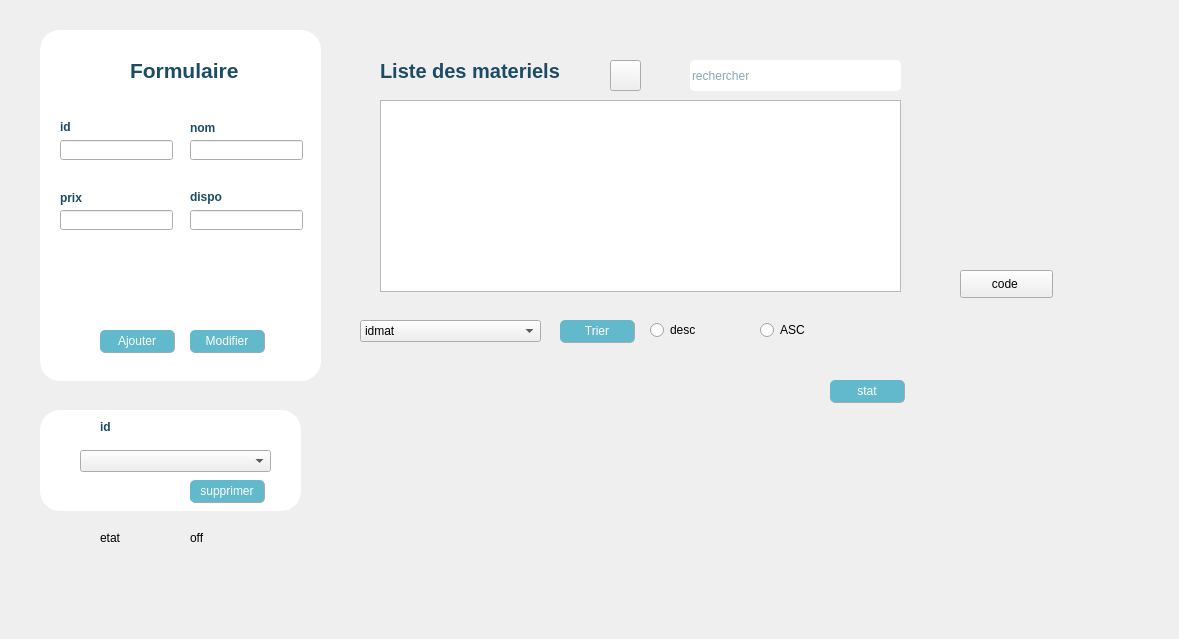
<?xml version="1.0" encoding="UTF-8"?>
<ui version="4.0">
 <class>materielm</class>
 <widget class="QDialog" name="materielm">
  <property name="geometry">
   <rect>
    <x>0</x>
    <y>0</y>
    <width>1179</width>
    <height>639</height>
   </rect>
  </property>
  <property name="windowTitle">
   <string>Dialog</string>
  </property>
  <widget class="QLabel" name="label_10">
   <property name="geometry">
    <rect>
     <x>100</x>
     <y>530</y>
     <width>56</width>
     <height>16</height>
    </rect>
   </property>
   <property name="text">
    <string>etat</string>
   </property>
  </widget>
  <widget class="QWidget" name="widget" native="true">
   <property name="geometry">
    <rect>
     <x>20</x>
     <y>10</y>
     <width>311</width>
     <height>381</height>
    </rect>
   </property>
   <property name="styleSheet">
    <string notr="true">QPushButton #pushButton{
	
	background-color: rgb(98, 185, 203);
	color: rgb(255, 255, 255);
	border-radius:5px;
}
QPushButton #pushButton:hover{
	
	background-color: rgb(98, 185, 203);
}
QPushButton #pushButtonp:pressed{
	padding-left:5px;
	padding-top:5px;
	background-color: rgb(98, 185, 203);
}</string>
   </property>
   <widget class="QLabel" name="label">
    <property name="geometry">
     <rect>
      <x>20</x>
      <y>20</y>
      <width>281</width>
      <height>351</height>
     </rect>
    </property>
    <property name="styleSheet">
     <string notr="true">background-color: rgb(255, 255, 255);
border-radius:20px;

</string>
    </property>
    <property name="text">
     <string/>
    </property>
   </widget>
   <widget class="QLabel" name="label_2">
    <property name="geometry">
     <rect>
      <x>110</x>
      <y>30</y>
      <width>171</width>
      <height>61</height>
     </rect>
    </property>
    <property name="font">
     <font>
      <family>MS Shell Dlg 2</family>
      <pointsize>16</pointsize>
      <weight>75</weight>
      <italic>false</italic>
      <bold>true</bold>
      <underline>false</underline>
      <strikeout>false</strikeout>
      <kerning>true</kerning>
     </font>
    </property>
    <property name="styleSheet">
     <string notr="true">
color: rgb(27, 75, 101);
</string>
    </property>
    <property name="text">
     <string>Formulaire</string>
    </property>
   </widget>
   <widget class="QLabel" name="label_3">
    <property name="geometry">
     <rect>
      <x>40</x>
      <y>110</y>
      <width>47</width>
      <height>14</height>
     </rect>
    </property>
    <property name="font">
     <font>
      <weight>75</weight>
      <bold>true</bold>
     </font>
    </property>
    <property name="styleSheet">
     <string notr="true">color: rgb(27, 75, 101);</string>
    </property>
    <property name="text">
     <string>id</string>
    </property>
   </widget>
   <widget class="QLabel" name="label_4">
    <property name="geometry">
     <rect>
      <x>170</x>
      <y>110</y>
      <width>71</width>
      <height>16</height>
     </rect>
    </property>
    <property name="font">
     <font>
      <weight>75</weight>
      <bold>true</bold>
     </font>
    </property>
    <property name="styleSheet">
     <string notr="true">color: rgb(27, 75, 101);</string>
    </property>
    <property name="text">
     <string>nom</string>
    </property>
   </widget>
   <widget class="QLabel" name="label_5">
    <property name="geometry">
     <rect>
      <x>40</x>
      <y>180</y>
      <width>51</width>
      <height>16</height>
     </rect>
    </property>
    <property name="font">
     <font>
      <weight>75</weight>
      <bold>true</bold>
     </font>
    </property>
    <property name="styleSheet">
     <string notr="true">color: rgb(27, 75, 101);</string>
    </property>
    <property name="text">
     <string>prix</string>
    </property>
   </widget>
   <widget class="QLabel" name="label_6">
    <property name="geometry">
     <rect>
      <x>170</x>
      <y>180</y>
      <width>47</width>
      <height>14</height>
     </rect>
    </property>
    <property name="font">
     <font>
      <weight>75</weight>
      <bold>true</bold>
     </font>
    </property>
    <property name="styleSheet">
     <string notr="true">color: rgb(27, 75, 101);</string>
    </property>
    <property name="text">
     <string>dispo</string>
    </property>
   </widget>
   <widget class="QLineEdit" name="idm">
    <property name="geometry">
     <rect>
      <x>40</x>
      <y>130</y>
      <width>113</width>
      <height>20</height>
     </rect>
    </property>
    <property name="styleSheet">
     <string notr="true"/>
    </property>
    <property name="text">
     <string/>
    </property>
   </widget>
   <widget class="QLineEdit" name="nomm">
    <property name="geometry">
     <rect>
      <x>170</x>
      <y>130</y>
      <width>113</width>
      <height>20</height>
     </rect>
    </property>
   </widget>
   <widget class="QLineEdit" name="dispom">
    <property name="geometry">
     <rect>
      <x>170</x>
      <y>200</y>
      <width>113</width>
      <height>20</height>
     </rect>
    </property>
   </widget>
   <widget class="QPushButton" name="pb_ajouterm">
    <property name="geometry">
     <rect>
      <x>80</x>
      <y>320</y>
      <width>75</width>
      <height>23</height>
     </rect>
    </property>
    <property name="styleSheet">
     <string notr="true">QPushButton{
	border-radius:5px;
   border-right:1px solid #aaaaaa;
	border-bottom:1px solid #aaaaaa;
}
QPushButton:enabled{
background-color: rgb(98, 185, 203);
	color: rgb(255, 255, 255);
}
QPushButton:pressed{
	background-color: rgb(190, 233, 231);
	color: rgb(255, 255, 255);
	border-radius:5px;
}
QPushButton:disabled{
background-color: #aaaaaa;
	color: rgb(255, 255, 255);
}

</string>
    </property>
    <property name="text">
     <string>Ajouter</string>
    </property>
   </widget>
   <widget class="QPushButton" name="pushButton_2">
    <property name="geometry">
     <rect>
      <x>170</x>
      <y>320</y>
      <width>75</width>
      <height>23</height>
     </rect>
    </property>
    <property name="styleSheet">
     <string notr="true">QPushButton{
	border-radius:5px;
   border-right:1px solid #aaaaaa;
	border-bottom:1px solid #aaaaaa;
}
QPushButton:enabled{
background-color: rgb(98, 185, 203);
	color: rgb(255, 255, 255);
}
QPushButton:pressed{
	background-color: rgb(190, 233, 231);
	color: rgb(255, 255, 255);
	border-radius:5px;
}
QPushButton:disabled{
background-color: #aaaaaa;
	color: rgb(255, 255, 255);
}</string>
    </property>
    <property name="text">
     <string>Modifier</string>
    </property>
   </widget>
   <widget class="QLineEdit" name="prixm">
    <property name="geometry">
     <rect>
      <x>40</x>
      <y>200</y>
      <width>113</width>
      <height>20</height>
     </rect>
    </property>
   </widget>
  </widget>
  <widget class="QLabel" name="label_8">
   <property name="geometry">
    <rect>
     <x>100</x>
     <y>420</y>
     <width>47</width>
     <height>14</height>
    </rect>
   </property>
   <property name="font">
    <font>
     <weight>75</weight>
     <bold>true</bold>
    </font>
   </property>
   <property name="styleSheet">
    <string notr="true">color: rgb(27, 75, 101);</string>
   </property>
   <property name="text">
    <string>id</string>
   </property>
  </widget>
  <widget class="QPushButton" name="pb_suppm">
   <property name="geometry">
    <rect>
     <x>190</x>
     <y>480</y>
     <width>75</width>
     <height>23</height>
    </rect>
   </property>
   <property name="styleSheet">
    <string notr="true">QPushButton{
	border-radius:5px;
   border-right:1px solid #aaaaaa;
	border-bottom:1px solid #aaaaaa;
}
QPushButton:enabled{
background-color: rgb(98, 185, 203);
	color: rgb(255, 255, 255);
}
QPushButton:pressed{
	background-color: rgb(190, 233, 231);
	color: rgb(255, 255, 255);
	border-radius:5px;
}
QPushButton:disabled{
background-color: #aaaaaa;
	color: rgb(255, 255, 255);
}

</string>
   </property>
   <property name="text">
    <string>supprimer</string>
   </property>
  </widget>
  <widget class="QComboBox" name="comboBox_supp">
   <property name="geometry">
    <rect>
     <x>80</x>
     <y>450</y>
     <width>191</width>
     <height>22</height>
    </rect>
   </property>
  </widget>
  <widget class="QLabel" name="label_11">
   <property name="geometry">
    <rect>
     <x>190</x>
     <y>530</y>
     <width>56</width>
     <height>16</height>
    </rect>
   </property>
   <property name="text">
    <string>off</string>
   </property>
  </widget>
  <widget class="QLabel" name="label_qrcode">
   <property name="geometry">
    <rect>
     <x>950</x>
     <y>80</y>
     <width>151</width>
     <height>171</height>
    </rect>
   </property>
   <property name="text">
    <string/>
   </property>
  </widget>
  <widget class="QFrame" name="horizontalFrame">
   <property name="geometry">
    <rect>
     <x>350</x>
     <y>380</y>
     <width>471</width>
     <height>221</height>
    </rect>
   </property>
   <layout class="QHBoxLayout" name="horizontalLayout_2"/>
  </widget>
  <widget class="QWidget" name="widget_2" native="true">
   <property name="geometry">
    <rect>
     <x>340</x>
     <y>40</y>
     <width>591</width>
     <height>271</height>
    </rect>
   </property>
   <widget class="QLabel" name="label_9">
    <property name="geometry">
     <rect>
      <x>40</x>
      <y>20</y>
      <width>241</width>
      <height>21</height>
     </rect>
    </property>
    <property name="font">
     <font>
      <pointsize>15</pointsize>
      <weight>75</weight>
      <bold>true</bold>
      <underline>false</underline>
     </font>
    </property>
    <property name="styleSheet">
     <string notr="true">color: rgb(27, 75, 101);</string>
    </property>
    <property name="text">
     <string>Liste des materiels</string>
    </property>
   </widget>
   <widget class="QPushButton" name="pb_pdfm">
    <property name="geometry">
     <rect>
      <x>270</x>
      <y>20</y>
      <width>31</width>
      <height>31</height>
     </rect>
    </property>
    <property name="styleSheet">
     <string notr="true">QPushButton{
	
	
	border-image: url(:/2A3/qt/tsawer/pdf (2).png);
}</string>
    </property>
    <property name="text">
     <string/>
    </property>
   </widget>
   <widget class="QScrollBar" name="verticalScrollBar">
    <property name="geometry">
     <rect>
      <x>1030</x>
      <y>80</y>
      <width>16</width>
      <height>160</height>
     </rect>
    </property>
    <property name="orientation">
     <enum>Qt::Vertical</enum>
    </property>
   </widget>
   <widget class="QTableView" name="tab_mat">
    <property name="geometry">
     <rect>
      <x>40</x>
      <y>60</y>
      <width>521</width>
      <height>192</height>
     </rect>
    </property>
   </widget>
   <widget class="QLineEdit" name="rechercherm">
    <property name="geometry">
     <rect>
      <x>350</x>
      <y>20</y>
      <width>211</width>
      <height>31</height>
     </rect>
    </property>
    <property name="styleSheet">
     <string notr="true">background-color: rgb(255, 255, 255);
border:none;
border-radius:5px;
color: rgb(27, 75, 101);
</string>
    </property>
    <property name="placeholderText">
     <string>rechercher</string>
    </property>
    <property name="clearButtonEnabled">
     <bool>false</bool>
    </property>
   </widget>
  </widget>
  <widget class="QPushButton" name="codeqr">
   <property name="geometry">
    <rect>
     <x>960</x>
     <y>270</y>
     <width>93</width>
     <height>28</height>
    </rect>
   </property>
   <property name="text">
    <string>code </string>
   </property>
  </widget>
  <widget class="QLabel" name="label_7">
   <property name="geometry">
    <rect>
     <x>40</x>
     <y>410</y>
     <width>261</width>
     <height>101</height>
    </rect>
   </property>
   <property name="styleSheet">
    <string notr="true">background-color: rgb(255, 255, 255);
border-radius:20px;

</string>
   </property>
   <property name="text">
    <string/>
   </property>
  </widget>
  <widget class="QWidget" name="widget_3" native="true">
   <property name="geometry">
    <rect>
     <x>340</x>
     <y>310</y>
     <width>661</width>
     <height>51</height>
    </rect>
   </property>
   <widget class="QPushButton" name="pushButton_trimat">
    <property name="geometry">
     <rect>
      <x>220</x>
      <y>10</y>
      <width>75</width>
      <height>23</height>
     </rect>
    </property>
    <property name="styleSheet">
     <string notr="true">QPushButton{
	border-radius:5px;
   border-right:1px solid #aaaaaa;
	border-bottom:1px solid #aaaaaa;
}
QPushButton:enabled{
background-color: rgb(98, 185, 203);
	color: rgb(255, 255, 255);
}
QPushButton:pressed{
	background-color: rgb(190, 233, 231);
	color: rgb(255, 255, 255);
	border-radius:5px;
}
QPushButton:disabled{
background-color: #aaaaaa;
	color: rgb(255, 255, 255);
}</string>
    </property>
    <property name="text">
     <string>Trier</string>
    </property>
   </widget>
   <widget class="QComboBox" name="comboBox_trimat">
    <property name="geometry">
     <rect>
      <x>20</x>
      <y>10</y>
      <width>181</width>
      <height>22</height>
     </rect>
    </property>
    <item>
     <property name="text">
      <string>idmat</string>
     </property>
    </item>
    <item>
     <property name="text">
      <string>nommat</string>
     </property>
    </item>
    <item>
     <property name="text">
      <string>prixmat</string>
     </property>
    </item>
   </widget>
   <widget class="QRadioButton" name="desc">
    <property name="geometry">
     <rect>
      <x>310</x>
      <y>10</y>
      <width>95</width>
      <height>20</height>
     </rect>
    </property>
    <property name="styleSheet">
     <string notr="true">QPushButton{
	border-radius:5px;
   border-right:1px solid #aaaaaa;
	border-bottom:1px solid #aaaaaa;
}
QPushButton:enabled{
background-color: rgb(98, 185, 203);
	color: rgb(255, 255, 255);
}
QPushButton:pressed{
	background-color: rgb(190, 233, 231);
	color: rgb(255, 255, 255);
	border-radius:5px;
}
QPushButton:disabled{
background-color: #aaaaaa;
	color: rgb(255, 255, 255);
}</string>
    </property>
    <property name="text">
     <string>desc</string>
    </property>
   </widget>
   <widget class="QRadioButton" name="asc">
    <property name="geometry">
     <rect>
      <x>420</x>
      <y>10</y>
      <width>95</width>
      <height>20</height>
     </rect>
    </property>
    <property name="styleSheet">
     <string notr="true">QPushButton{
	border-radius:5px;
   border-right:1px solid #aaaaaa;
	border-bottom:1px solid #aaaaaa;
}
QPushButton:enabled{
background-color: rgb(98, 185, 203);
	color: rgb(255, 255, 255);
}
QPushButton:pressed{
	background-color: rgb(190, 233, 231);
	color: rgb(255, 255, 255);
	border-radius:5px;
}
QPushButton:disabled{
background-color: #aaaaaa;
	color: rgb(255, 255, 255);
}</string>
    </property>
    <property name="text">
     <string>ASC</string>
    </property>
   </widget>
  </widget>
  <widget class="QPushButton" name="pb_statm">
   <property name="geometry">
    <rect>
     <x>830</x>
     <y>380</y>
     <width>75</width>
     <height>23</height>
    </rect>
   </property>
   <property name="styleSheet">
    <string notr="true">QPushButton{
	border-radius:5px;
   border-right:1px solid #aaaaaa;
	border-bottom:1px solid #aaaaaa;
}
QPushButton:enabled{
background-color: rgb(98, 185, 203);
	color: rgb(255, 255, 255);
}
QPushButton:pressed{
	background-color: rgb(190, 233, 231);
	color: rgb(255, 255, 255);
	border-radius:5px;
}
QPushButton:disabled{
background-color: #aaaaaa;
	color: rgb(255, 255, 255);
}</string>
   </property>
   <property name="text">
    <string>stat</string>
   </property>
  </widget>
  <zorder>label_7</zorder>
  <zorder>label_10</zorder>
  <zorder>widget</zorder>
  <zorder>label_8</zorder>
  <zorder>pb_suppm</zorder>
  <zorder>comboBox_supp</zorder>
  <zorder>label_11</zorder>
  <zorder>label_qrcode</zorder>
  <zorder>horizontalFrame</zorder>
  <zorder>widget_2</zorder>
  <zorder>codeqr</zorder>
  <zorder>widget_3</zorder>
  <zorder>pb_statm</zorder>
 </widget>
 <resources/>
 <connections/>
</ui>
